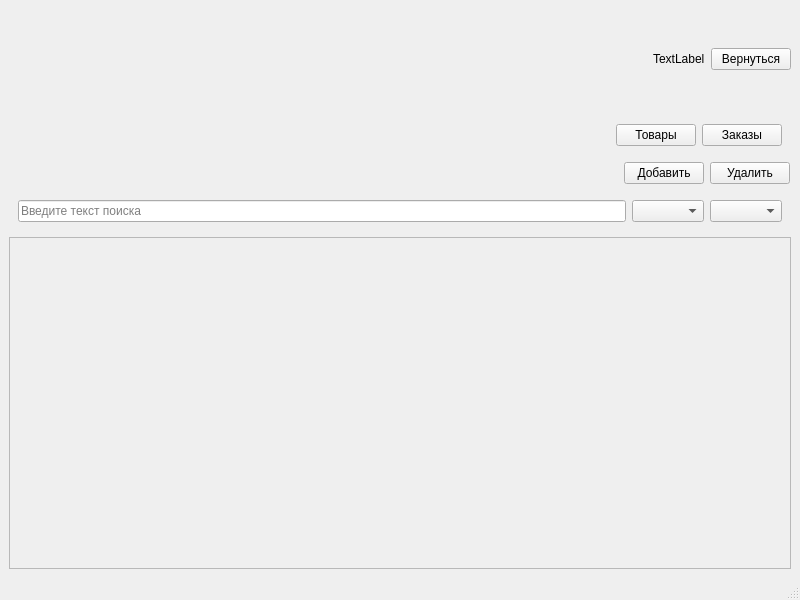
<?xml version="1.0" encoding="UTF-8"?>
<ui version="4.0">
 <class>MainWindow</class>
 <widget class="QMainWindow" name="MainWindow">
  <property name="geometry">
   <rect>
    <x>0</x>
    <y>0</y>
    <width>800</width>
    <height>600</height>
   </rect>
  </property>
  <property name="windowTitle">
   <string>Магазин обуви</string>
  </property>
  <widget class="QWidget" name="centralwidget">
   <layout class="QVBoxLayout" name="verticalLayout">
    <item>
     <layout class="QHBoxLayout" name="horizontalLayout">
      <item>
       <widget class="QLabel" name="logo_label">
        <property name="sizePolicy">
         <sizepolicy hsizetype="Fixed" vsizetype="Fixed">
          <horstretch>0</horstretch>
          <verstretch>0</verstretch>
         </sizepolicy>
        </property>
        <property name="minimumSize">
         <size>
          <width>100</width>
          <height>100</height>
         </size>
        </property>
        <property name="maximumSize">
         <size>
          <width>100</width>
          <height>100</height>
         </size>
        </property>
        <property name="text">
         <string/>
        </property>
       </widget>
      </item>
      <item>
       <spacer name="horizontalSpacer">
        <property name="orientation">
         <enum>Qt::Orientation::Horizontal</enum>
        </property>
        <property name="sizeHint" stdset="0">
         <size>
          <width>40</width>
          <height>20</height>
         </size>
        </property>
       </spacer>
      </item>
      <item>
       <widget class="QLabel" name="username_label">
        <property name="text">
         <string>TextLabel</string>
        </property>
       </widget>
      </item>
      <item>
       <widget class="QPushButton" name="back_btn">
        <property name="text">
         <string>Вернуться</string>
        </property>
       </widget>
      </item>
     </layout>
    </item>
    <item>
     <widget class="QWidget" name="view_panel" native="true">
      <layout class="QHBoxLayout" name="horizontalLayout_2">
       <item>
        <spacer name="horizontalSpacer_2">
         <property name="orientation">
          <enum>Qt::Orientation::Horizontal</enum>
         </property>
         <property name="sizeHint" stdset="0">
          <size>
           <width>40</width>
           <height>20</height>
          </size>
         </property>
        </spacer>
       </item>
       <item>
        <widget class="QPushButton" name="products_btn">
         <property name="text">
          <string>Товары</string>
         </property>
        </widget>
       </item>
       <item>
        <widget class="QPushButton" name="orders_btn">
         <property name="text">
          <string>Заказы</string>
         </property>
        </widget>
       </item>
      </layout>
     </widget>
    </item>
    <item>
     <widget class="QWidget" name="control_panel" native="true">
      <layout class="QHBoxLayout" name="horizontalLayout_4">
       <property name="leftMargin">
        <number>1</number>
       </property>
       <property name="topMargin">
        <number>1</number>
       </property>
       <property name="rightMargin">
        <number>1</number>
       </property>
       <property name="bottomMargin">
        <number>1</number>
       </property>
       <item>
        <spacer name="horizontalSpacer_3">
         <property name="orientation">
          <enum>Qt::Orientation::Horizontal</enum>
         </property>
         <property name="sizeHint" stdset="0">
          <size>
           <width>40</width>
           <height>20</height>
          </size>
         </property>
        </spacer>
       </item>
       <item>
        <widget class="QPushButton" name="add_btn">
         <property name="text">
          <string>Добавить</string>
         </property>
        </widget>
       </item>
       <item>
        <widget class="QPushButton" name="del_btn">
         <property name="text">
          <string>Удалить</string>
         </property>
        </widget>
       </item>
      </layout>
     </widget>
    </item>
    <item>
     <widget class="QWidget" name="filter_widget" native="true">
      <layout class="QHBoxLayout" name="horizontalLayout_3">
       <item>
        <widget class="QLineEdit" name="search_edit">
         <property name="placeholderText">
          <string>Введите текст поиска</string>
         </property>
        </widget>
       </item>
       <item>
        <widget class="QComboBox" name="sort_combo"/>
       </item>
       <item>
        <widget class="QComboBox" name="supplier_combo"/>
       </item>
      </layout>
     </widget>
    </item>
    <item>
     <widget class="QScrollArea" name="scroll_area">
      <property name="widgetResizable">
       <bool>true</bool>
      </property>
      <widget class="QWidget" name="scroll_content">
       <property name="geometry">
        <rect>
         <x>0</x>
         <y>0</y>
         <width>774</width>
         <height>257</height>
        </rect>
       </property>
       <layout class="QVBoxLayout" name="verticalLayout_2">
        <item>
         <layout class="QGridLayout" name="card_grid"/>
        </item>
        <item>
         <spacer name="verticalSpacer">
          <property name="orientation">
           <enum>Qt::Orientation::Vertical</enum>
          </property>
          <property name="sizeHint" stdset="0">
           <size>
            <width>20</width>
            <height>40</height>
           </size>
          </property>
         </spacer>
        </item>
       </layout>
      </widget>
     </widget>
    </item>
   </layout>
  </widget>
  <widget class="QMenuBar" name="menubar">
   <property name="geometry">
    <rect>
     <x>0</x>
     <y>0</y>
     <width>800</width>
     <height>24</height>
    </rect>
   </property>
  </widget>
  <widget class="QStatusBar" name="statusbar"/>
 </widget>
 <resources/>
 <connections/>
</ui>
